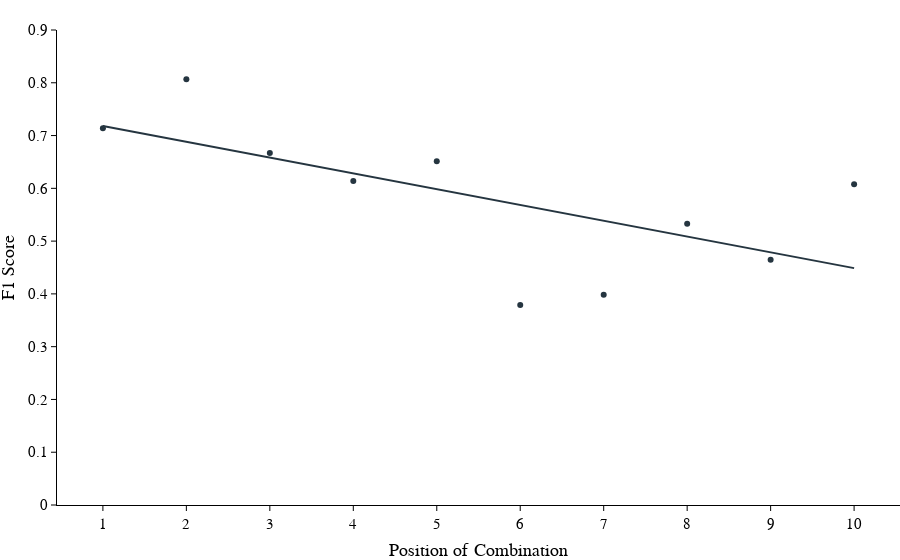

Notebook source saved alongside this figure:
### Code cell
fig = px.scatter(x=[i + 1 for i in range(10)], y=rec_list, trendline="ols")

fig.update_layout(
    xaxis_title='Position of Combination',
    yaxis_title='F1 Score',
    margin=dict(t=30), 
    showlegend=True,
    legend=dict(
        orientation="h",
        yanchor="bottom",
        y=1.02,
        xanchor="right",
        x=1
    )
)

fig.update_yaxes(range=[0, 0.9])
fig.update_xaxes(tickvals=[i + 1 for i in range(10)])


fig.show()

### Figure 1 — Plotly figure (JSON) as saved in the notebook; plotly's stock layout.template omitted (floating-point values rounded to 4 significant figures)
{"data": [{"hovertemplate": "x=%{x}<br>y=%{y}<extra></extra>", "legendgroup": "", "marker": {"color": "#253540", "symbol": "circle"}, "mode": "markers", "name": "", "orientation": "v", "showlegend": false, "type": "scatter", "x": [1, 2, 3, 4, 5, 6, 7, 8, 9, 10], "xaxis": "x", "y": [0.7139, 0.8066, 0.6672, 0.6141, 0.6512, 0.3787, 0.3983, 0.5328, 0.4645, 0.6079], "yaxis": "y"}, {"hovertemplate": "<b>OLS trendline</b><br>y = -0.0299427 * x + 0.748207<br>R<sup>2</sup>=0.427925<br><br>x=%{x}<br>y=%{y} <b>(trend)</b><extra></extra>", "legendgroup": "", "marker": {"color": "#253540", "symbol": "circle"}, "mode": "lines", "name": "", "showlegend": false, "type": "scatter", "x": [1, 2, 3, 4, 5, 6, 7, 8, 9, 10], "xaxis": "x", "y": [0.7183, 0.6883, 0.6584, 0.6284, 0.5985, 0.5686, 0.5386, 0.5087, 0.4787, 0.4488], "yaxis": "y"}], "layout": {"legend": {"orientation": "h", "tracegroupgap": 0, "x": 1, "xanchor": "right", "y": 1.02, "yanchor": "bottom"}, "margin": {"t": 30}, "showlegend": true, "xaxis": {"anchor": "y", "domain": [0, 1], "tickvals": [1, 2, 3, 4, 5, 6, 7, 8, 9, 10], "title": {"text": "Position of Combination"}}, "yaxis": {"anchor": "x", "domain": [0, 1], "range": [0, 0.9], "title": {"text": "F1 Score"}}}}
